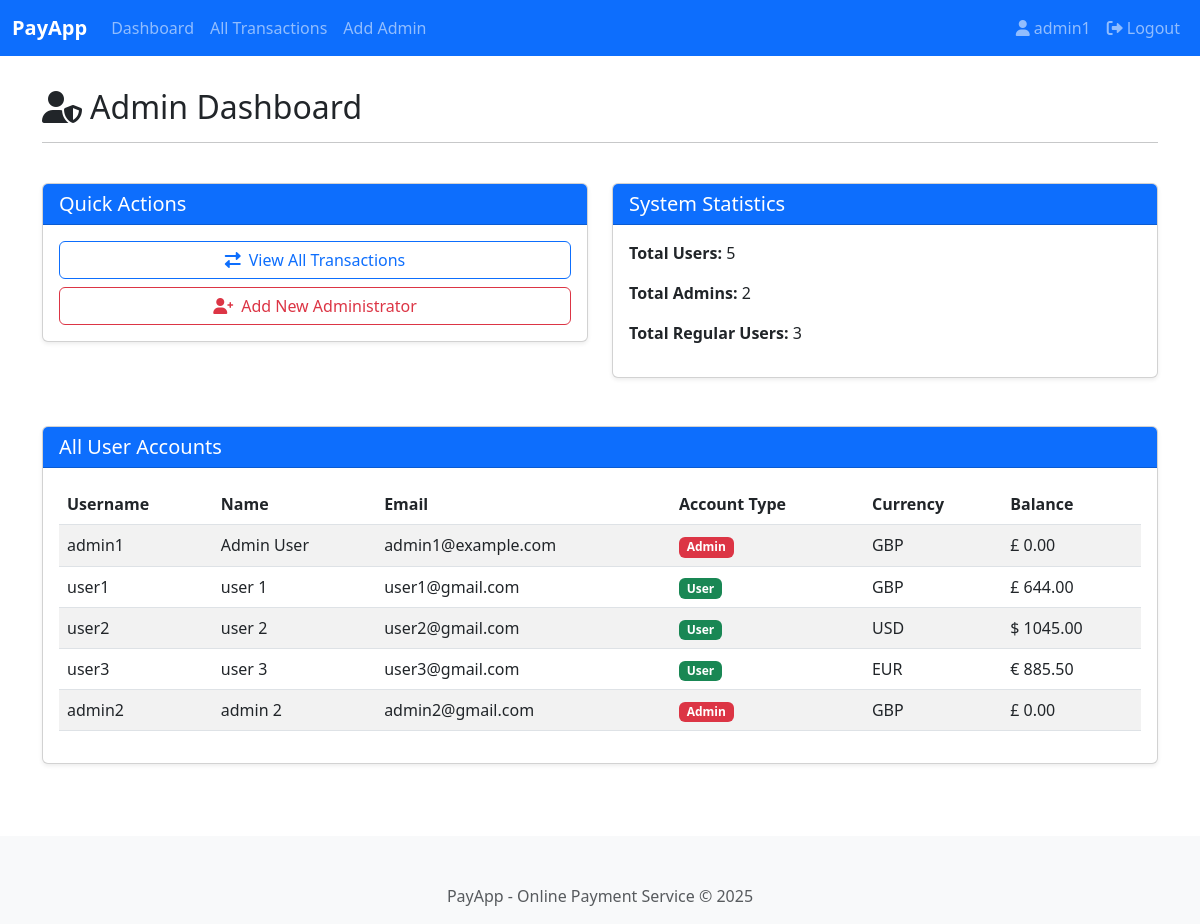
Before: /webapps2025/admin/dashboard/ (signed in) with the older database file.
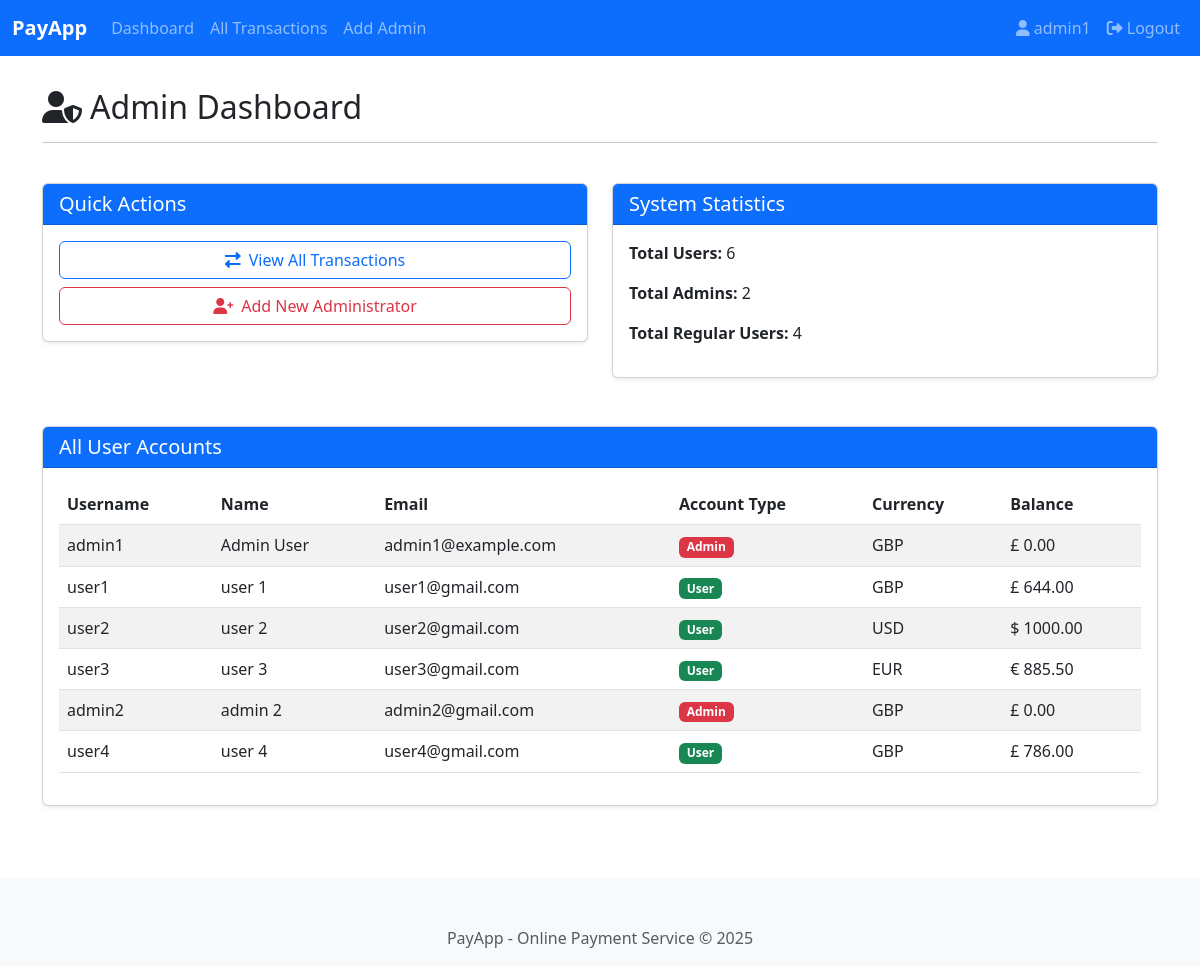
After: the same page with the newer database file.
### register/models.py (models this page shows, shortened)
class UserProfile(models.Model):
    CURRENCY_CHOICES = (
        ('GBP', 'British Pound (£)'),
        ('USD', 'US Dollar ($)'),
        ('EUR', 'Euro (€)'),
    )
    user = models.OneToOneField(User, on_delete=models.CASCADE, related_name='profile')
    currency = models.CharField(max_length=3, choices=CURRENCY_CHOICES, default='GBP')
    balance = models.DecimalField(max_digits=12, decimal_places=2, default=0.00)
    is_admin = models.BooleanField(default=False)

### register/views.py (the view)
# urls.py: path('admin/dashboard/', views.admin_dashboard_view, name='admin_dashboard'),
@login_required
def admin_dashboard_view(request):
    if not request.user.profile.is_admin:
        return HttpResponseForbidden("You don't have permission to access this page.")
    user_profiles = UserProfile.objects.all()
    total_users = user_profiles.count()
    admin_users = user_profiles.filter(is_admin=True).count()
    regular_users = user_profiles.filter(is_admin=False).count()
    context = {
        'user_profiles': user_profiles,
        'total_users': total_users,
        'admin_users': admin_users,
        'regular_users': regular_users
    }
    return render(request, 'register/admin_dashboard.html', context)

### templates/register/admin_dashboard.html (shortened to what this page needs)
{% extends 'base.html' %}
{% block content %}
<div class="row mb-4">
    <div class="col-md-12">
        <h2>
            <i class="fas fa-user-shield me-2"></i>Admin Dashboard
        </h2>
        <hr>
    </div>
</div>
<div class="row mb-4">
    <div class="col-md-6">
        <div class="card">
            <div class="card-header bg-primary text-white">
                <h5 class="mb-0">Quick Actions</h5>
            </div>
            <div class="card-body">
                <div class="d-grid gap-2">
                    <a href="{% url 'admin_transactions' %}" class="btn btn-outline-primary">
                        <i class="fas fa-exchange-alt me-2"></i>View All Transactions
                    </a>
                    <a href="{% url 'admin_register' %}" class="btn btn-outline-danger">
                        <i class="fas fa-user-plus me-2"></i>Add New Administrator
                    </a>
                </div>
            </div>
        </div>
    </div>
    <div class="col-md-6">
        <div class="card">
            <div class="card-header bg-primary text-white">
                <h5 class="mb-0">System Statistics</h5>
            </div>
            <div class="card-body">
              <p><strong>Total Users:</strong> {{ total_users }}</p>
<p><strong>Total Admins:</strong> {{ admin_users }}</p>
<p><strong>Total Regular Users:</strong> {{ regular_users }}</p>
            </div>
        </div>
    </div>
</div>
<div class="row">
    <div class="col-md-12">
        <div class="card">
            <div class="card-header bg-primary text-white">
                <h5 class="mb-0">All User Accounts</h5>
            </div>
            <div class="card-body">
                <div class="table-responsive">
                    <table class="table table-striped table-hover">
                        <thead>
                            <tr>
                                <th>Username</th>
                                <th>Name</th>
                                <th>Email</th>
                                <th>Account Type</th>
                                <th>Currency</th>
                                <th>Balance</th>
                            </tr>
                        </thead>
                        <tbody>
                            {% for profile in user_profiles %}
                                <tr>
                                    <td>{{ profile.user.username }}</td>
                                    <td>{{ profile.user.first_name }} {{ profile.user.last_name }}</td>
                                    <td>{{ profile.user.email }}</td>
                                    <td>
                                        {% if profile.is_admin %}
                                            <span class="badge bg-danger">Admin</span>
                                        {% else %}
                                            <span class="badge bg-success">User</span>
                                        {% endif %}
                                    </td>
                                    <td>{{ profile.currency }}</td>
                                    <td>
                                        {% if profile.currency == 'GBP' %}£{% elif profile.currency == 'USD' %}${% else %}€{% endif %}
                                        {{ profile.balance }}
                                    </td>
                                </tr>
                            {% empty %}
                                <tr>
                                    <td colspan="6" class="text-center">No user accounts found.</td>
                                </tr>
                            {% endfor %}
                        </tbody>
                    </table>
                </div>
            </div>
        </div>
    </div>
</div>
{% endblock %}

### templates/base.html (shortened to what this page needs)
<!DOCTYPE html>
<html lang="en">
<head>
    <link href="https://cdn.jsdelivr.net/npm/bootstrap@5.3.0-alpha1/dist/css/bootstrap.min.css" rel="stylesheet">
    <link rel="stylesheet" href="https://cdnjs.cloudflare.com/ajax/libs/font-awesome/6.0.0-beta3/css/all.min.css">
</head>
<body>
    <nav class="navbar navbar-expand-lg navbar-dark bg-primary">
        <div class="container-fluid">
            <a class="navbar-brand" href="{% url 'dashboard' %}">PayApp</a>
            <div class="collapse navbar-collapse" id="navbarNav">
                {% if user.is_authenticated %}
                    <ul class="navbar-nav me-auto">
                        <li class="nav-item">
                            <a class="nav-link" href="{% url 'dashboard' %}">Dashboard</a>
                        </li>
                        {% if user.profile.is_admin %}
                            <li class="nav-item">
                                <a class="nav-link" href="{% url 'admin_transactions' %}">All Transactions</a>
                            </li>
                            <li class="nav-item">
                                <a class="nav-link" href="{% url 'admin_register' %}">Add Admin</a>
                            </li>
                        {% endif %}
                    </ul>
                    <ul class="navbar-nav ms-auto">
                        <li class="nav-item">
                            <span class="nav-link">
                                <i class="fas fa-user me-1"></i>{{ user.username }}
                            </span>
                        </li>
                        <li class="nav-item">
                            <a class="nav-link" href="{% url 'logout' %}">
                                <i class="fas fa-sign-out-alt me-1"></i>Logout
                            </a>
                        </li>
                    </ul>
                {% endif %}
            </div>
        </div>
    </nav>
    <div class="container">
        {% block content %}{% endblock %}
    </div>
    <footer class="bg-light mt-5 py-3">
        <div class="container text-center">
            <p class="text-muted mb-0">PayApp - Online Payment Service &copy; 2025</p>
        </div>
    </footer>
</body>
</html>

### templates/base.html (style rules this page uses)
.navbar-brand { font-weight: bold; }
.container { margin-top: 2rem; }
.card { margin-bottom: 1.5rem; box-shadow: 0 0.125rem 0.25rem rgba(0, 0, 0, 0.075); }

Changed rows visible on the page:
changed UserProfile "USD": balance "1045.00" → "1000.00"
added UserProfile: user.username "user4", user.first_name "user", user.last_name "4", user.email "user4@gmail.com", is_admin "User", currency "GBP", balance "786.00"
Other visible differences:
{{ total_users }}: "5" → "6"
{{ regular_users }}: "3" → "4"
